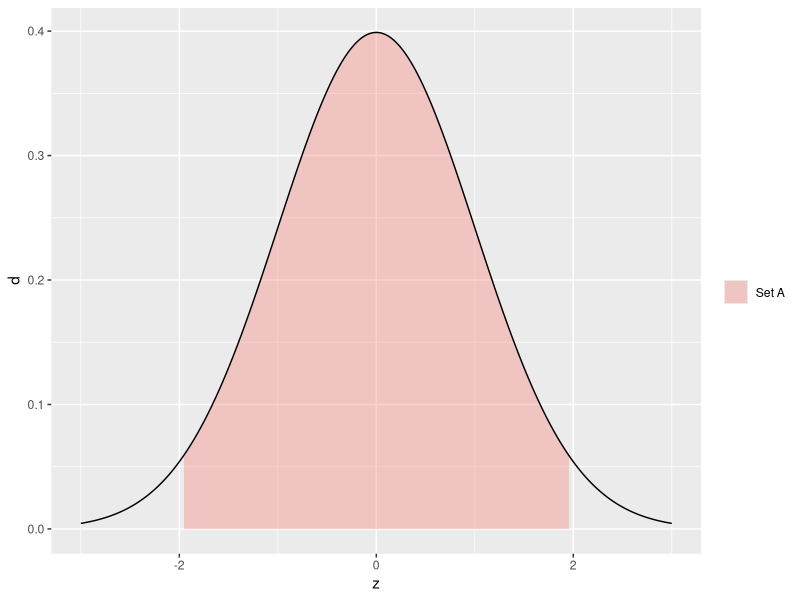
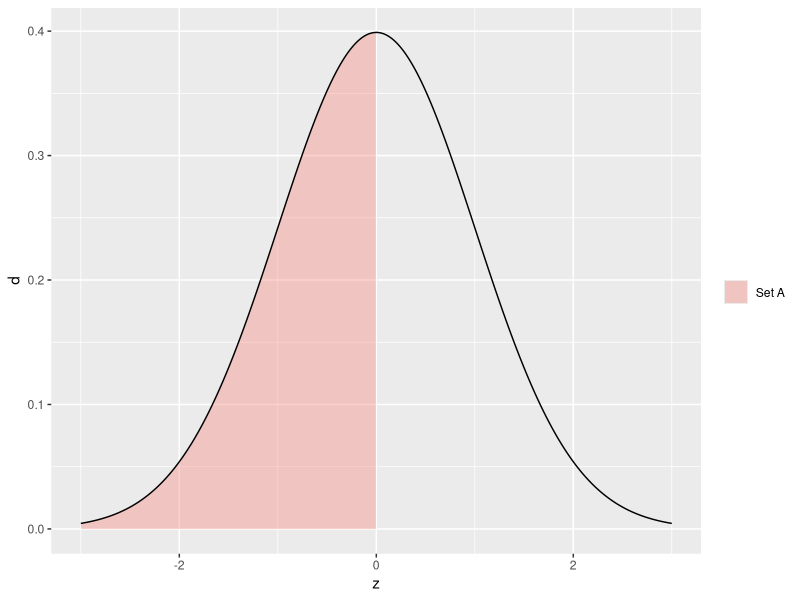
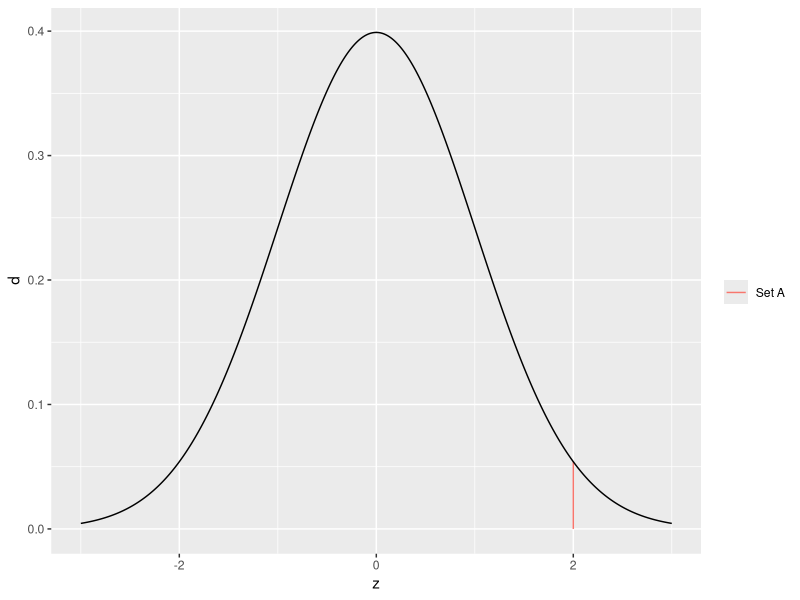
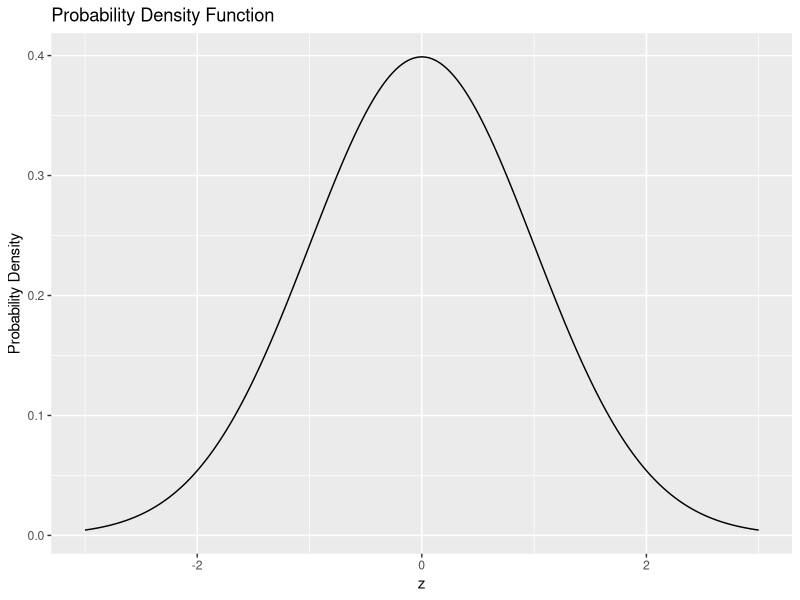
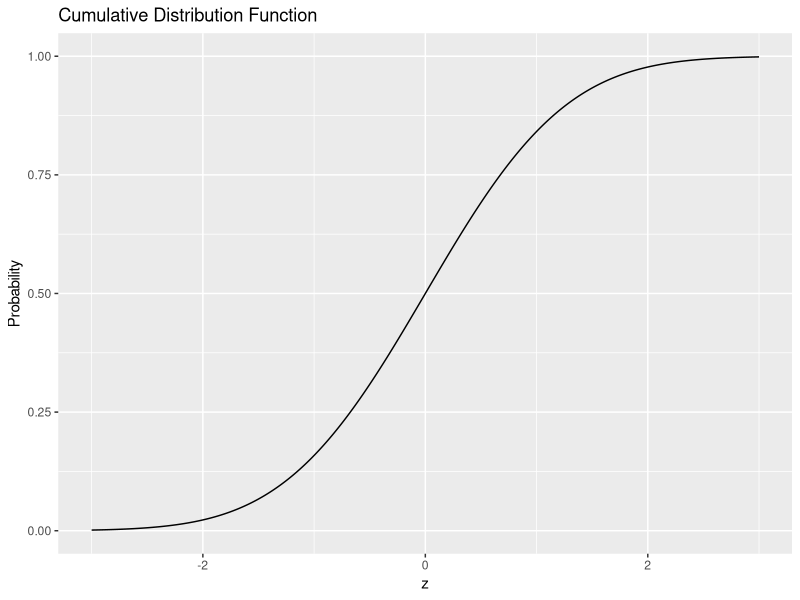

Here is the R script that generated these plots, in order:
## ---- chunk 1
library(tidyverse)
## ---- chunk 2
## NOTE: No need to change this!
tibble(z = seq(-3, +3, length.out = 500)) %>%
  mutate(d = dnorm(z)) %>%
  ggplot(aes(z, d)) +
  geom_ribbon(
    data = . %>% filter(-1.96 <= z, z <= +1.96),
    aes(ymin = 0, ymax = d, fill = "Set A"),
    alpha = 1 / 3
  ) +
  geom_line() +
  scale_fill_discrete(name = "")
## ---- chunk 3
## NOTE: No need to change this!
df_z <- tibble(z = rnorm(100))

df_z %>%
  mutate(in_A = (-1.96 <= z) & (z <= +1.96)) %>%
  summarize(count_total = n(), count_A = sum(in_A), fr = mean(in_A))
## ---- chunk 4
## NOTE: No need to change this!
df_z <- f_z <- tibble(z = rnorm(100))

df_z %>%
  mutate(in_A = (z <= 0)) %>%
  summarize(count_total = n(), count_A = sum(in_A), fr = mean(in_A))
## TODO: Compute `count_total`, `count_A`, and `fr`
## ---- chunk 5
## NOTE: No need to change this!
tibble(z = seq(-3, +3, length.out = 500)) %>%
  mutate(d = dnorm(z)) %>%
  ggplot(aes(z, d)) +
  geom_ribbon(
    data = . %>% filter(z <= 0),
    aes(ymin = 0, ymax = d, fill = "Set A"),
    alpha = 1 / 3
  ) +
  geom_line() +
  scale_fill_discrete(name = "")
## ---- chunk 6
## NOTE: No need to change this!
map_dfr(
  c(10, 100, 1000, 1e4),
  function(n_samples) {
    tibble(
      z = rnorm(n = n_samples),
      n = n_samples
    ) %>%
      mutate(in_A = (z <= 0)) %>%
      summarize(count_total = n(), count_A = sum(in_A), fr = mean(in_A))
  }
)
## ---- chunk 7
## TASK: Modify the code below
map_dfr(
  c(10, 100, 1000, 1e4),
  function(n_samples) {
    tibble(
      z = rnorm(n = n_samples),
      n = n_samples
    ) %>%
      mutate(in_A = (-1.96 <= z) & (z <= +1.96))  %>%
      summarize(count_total = n(), count_A = sum(in_A), fr = mean(in_A))
  }
)
## ---- chunk 8
## TASK: Modify the code below
map_dfr(
  c(10, 100, 1000, 1e4),
  function(n_samples) {
    tibble(
      z = rnorm(n = n_samples),
      n = n_samples
    ) %>%
      mutate(in_A = (z == 2)) %>%
      summarize(count_total = n(), count_A = sum(in_A), fr = mean(in_A))
  }
)
## ---- chunk 9
## NOTE: No need to change this!
tibble(z = seq(-3, +3, length.out = 500)) %>%
  mutate(d = dnorm(z)) %>%
  ggplot(aes(z, d)) +
  geom_segment(
    data = tibble(z = 2, d = dnorm(2)),
    mapping = aes(z, 0, xend = 2, yend = d, color = "Set A")
  ) +
  geom_line() +
  scale_color_discrete(name = "")
## ---- chunk 10
tibble(z = seq(-3, +3, length.out = 1000)) %>%
  mutate(d = dnorm(z)) %>%

  ggplot(aes(z, d)) +
  geom_line() +
  labs(
    x = "z",
    y = "Probability Density",
    title = "Probability Density Function"
  )
## ---- chunk 11
tibble(z = seq(-3, +3, length.out = 1000)) %>%
  mutate(p = pnorm(z)) %>%

  ggplot(aes(z, p)) +
  geom_line() +
  labs(
    x = "z",
    y = "Probability",
    title = "Cumulative Distribution Function"
  )
## ---- chunk 12
## TASK: Compute the probability that Z <= 0, assign to p0
p0 <- pnorm(q = 0)
p0
## ---- chunk 13
## NOTE: No need to change this
assertthat::assert_that(p0 == 0.5)
print("Nice!")
## ---- chunk 14
## TASK: Compute the probability that -1.96 <= Z <= +1.96, assign to pI
pI <- pnorm(q = +1.96) - pnorm(q = -1.96)
pI
## ---- chunk 15
## NOTE: No need to change this
assertthat::assert_that(abs(pI - 0.95) < 1e-3)
print("Nice!")
